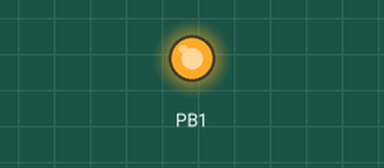
Simulated run of this program. Board: ATmega8, built with avr-gcc and emulated at 8 MHz. Parts: output pins drawn as LEDs (lit = HIGH). At 0.0 s the program stops and its outputs stay as they are.

Above: at 0.1 s.
Timing chart, 0 to 1.5 s (numbered marks = the images above):
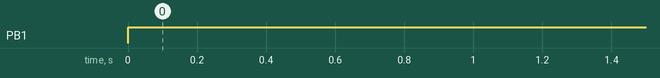

The program:

main.c
```c
/*
 * PWMTimer1Lab.c
 * Updated to main.c in Lab5
 *
 * Created: 10/21/2021 8:48:09 AM
 * Updated: 10/19/2023
 * Original Code by : Example from slides: Brainiac Intervention3b-CPE2
 * Utilized by David Melanson, Corbin Veitch
 */


#define F_CPU 8000000UL			// 8 MHz Crystal
#include <avr/io.h>
#include <util/delay.h>

#define duty_cycle25 63
#define duty_cycle50 127
#define duty_cycle75 191
#define CPE_Relay (1<<PC4)
#define CPE_Enable (1<<PD5)

void send_CPE_Relay();
void send_CPE_Enable();

int main(void){

	DDRB |= (1<<DDB1);			//  1. Set PB1 to Output

	TCCR1A  = (1 << WGM10);		//  2. Set Phase Correct PWM Mode 8bit
	TCCR1A |= (1 << COM1A1);	//  3. Set None-Inverting Mode
	TCCR1B  = (1 << CS10);		//  4. (No) Pre-Scaler

	OCR1A = 255;

	while(1){};
}

void send_CPE_Relay(){
	_delay_ms(1000);
	DDRC |= CPE_Relay;
	PORTC |= CPE_Relay;
	_delay_ms(2000);
	PORTC &= !(CPE_Relay);
}

void send_CPE_Enable(){
	_delay_ms(1000);
	DDRD |= CPE_Enable;
	PORTD |= CPE_Enable;
}
```

MyADC.c
```c
/*
 * MyADC.c
 *
 * Created: 9/24/2023 1:25:53 PM
 *  Author: Amer Qouneh
 */


#include <avr/io.h>
#include "MyADC.h"


void ADC_init(void){
	ADCSRA |= (1<<ADEN) | (1<<ADPS2) | (1<<ADPS1) | (1<<ADPS0);   // ADC enable, pre-scalar set to divide clock by 128
	ADMUX |= (1<<REFS0) | (1<<ADLAR);   // Vref is Vcc, left-adjusted
}


unsigned char start_conversion(void){
	ADCSRA |= (1<<ADSC);
	while (!(ADCSRA & (1<<ADIF)));
	ADMUX |= (1<<ADLAR);   // Left adjust result.
	return ADCH;   //Take only the high 8 bits and drop the lower 2 bits. Equivalent to dividing result by 4.
}
```

MyADC.h
```c
/*
 * MyADC.h
 *
 * Created: 9/24/2023 1:25:34 PM
 *  Author: Amer Qouneh
 */


#ifndef MYADC_H_
#define MYADC_H_


void ADC_init(void);
unsigned char start_conversion(void);

#endif /* MYADC_H_ */
```

MyUART.c
```c
#include <avr/io.h>
#include "MyUART.h"


//UART Initialization
void USART_init(UI thebaud){
	UBRRH = (thebaud>>8);
	UBRRL = (UC)(thebaud);
	UCSRB = (1<<RXEN)|(1<<TXEN);
	UCSRC = (1<<URSEL)|(1 << UCSZ0 )|(1 << UCSZ1 );
}


void USART_Transmit(UC data){
	while (!(UCSRA & (1<<UDRE))); // Do nothing until UDR is ready for more data to be written to it
	UDR = data;
}


UC USART_Receive(void){
	while(!(UCSRA & (1<<RXC))); // Do nothing until data have been received and is ready to be read from UDR
	return UDR; // Return the received byte value
}


void USART_Transmit_String(char *msg){
	int k = 0;
	while (msg[k] !=0) {
		USART_Transmit(msg[k]);
		k = k + 1;
	}
}


void hex2ascii(UC inc, UC *c1, UC *c2){
	(*c1)=asctab[(inc>>4)&0x0f];
	(*c2)=asctab[inc& 0x0f];
}
```

MyUART.h
```c
#ifndef UART_H
#define UART_H

typedef unsigned char UC;
typedef unsigned int UI;
static const char asctab[]="0123456789ABCDEF";


#define BAUD 9600
#define MyBaud F_CPU/BAUD/16 - 1

void USART_init(UI thebaud);
void USART_Transmit(UC data);
UC USART_Receive(void);
void USART_Transmit_String(char *msg);
void hex2ascii(UC inc, UC *c1, UC *c2);

#endif
```

Measured:
- by itself, PB1: LOW → HIGH at 0.00 s
